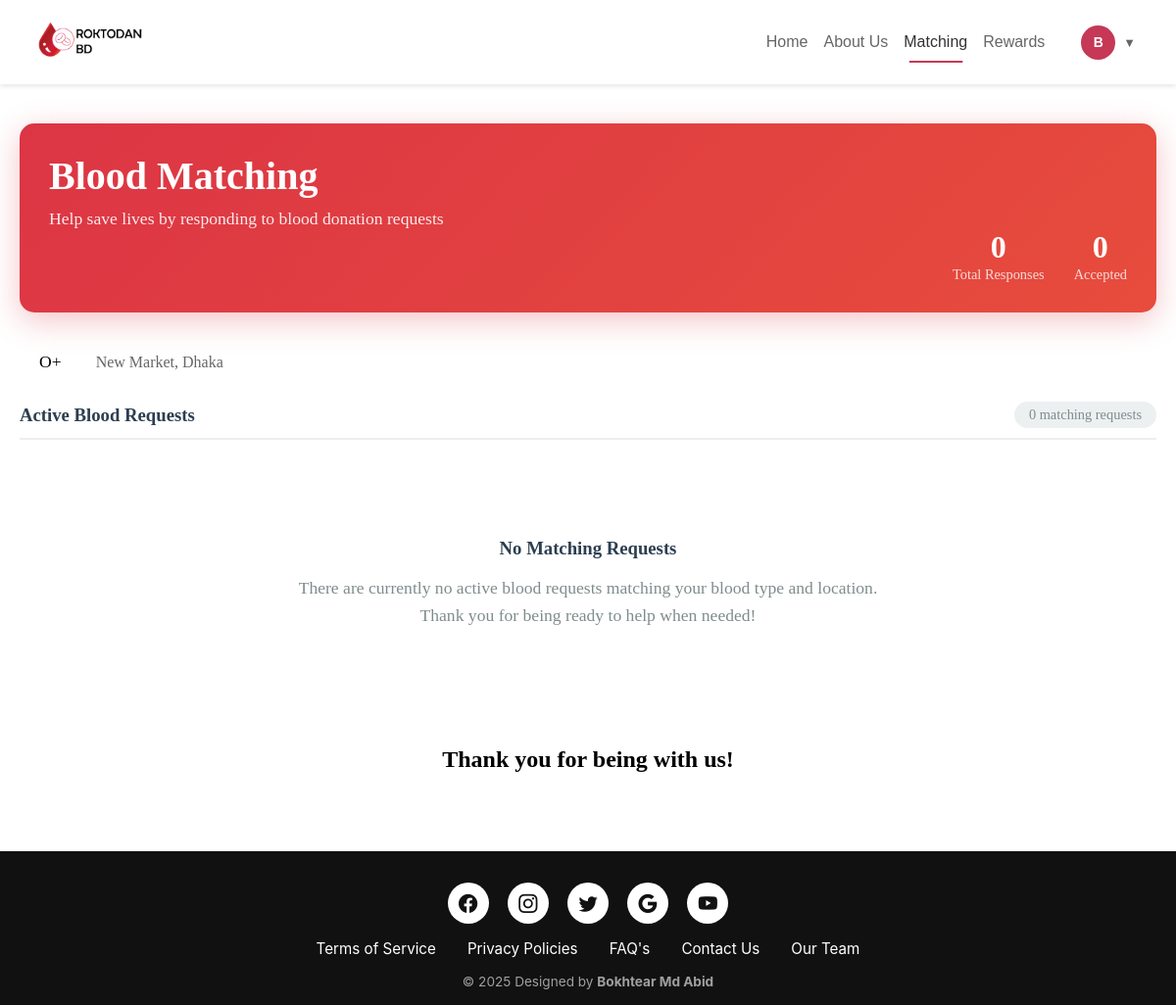
Screenshot of /matching/ (signed in) with the database file from the repository.
### roktodanbdweb/models.py (models this page shows, shortened)
class Donor(models.Model):
    BLOOD_GROUP_CHOICES = [
        ('A+', 'A+'),
        ('A-', 'A-'),
        ('B+', 'B+'),
        ('B-', 'B-'),
        ('AB+', 'AB+'),
        ('AB-', 'AB-'),
        ('O+', 'O+'),
        ('O-', 'O-'),
    ]
    MONTH_CHOICES = [
        ('January', 'January'),
        ('February', 'February'),
        ('March', 'March'),
        ('April', 'April'),
        ('May', 'May'),
        ('June', 'June'),
        ('July', 'July'),
        ('August', 'August'),
        ('September', 'September'),
        ('October', 'October'),
        ('November', 'November'),
        ('December', 'December'),
    ]
    THANA_CHOICES = [
        ('Adabar', 'Adabar'),
        ('Badda', 'Badda'),
        ('Banani', 'Banani'),
        ('Baridhara', 'Baridhara'),
        ('Dhanmondi', 'Dhanmondi'),
        ('Gulshan', 'Gulshan'),
        ('Hatirjheel', 'Hatirjheel'),
        ('Kafrul', 'Kafrul'),
        ('Kalabagan', 'Kalabagan'),
        ('Khilgaon', 'Khilgaon'),
        ('Khilkhet', 'Khilkhet'),
        ('Mirpur', 'Mirpur'),
        ('Mohammadpur', 'Mohammadpur'),
        ('Motijheel', 'Motijheel'),
        ('New Market', 'New Market'),
        ('Old Dhaka', 'Old Dhaka'),
        ('Pallabi', 'Pallabi'),
        ('Ramna', 'Ramna'),
        ('Rampura', 'Rampura'),
        ('Sabujbagh', 'Sabujbagh'),
        ('Shah Ali', 'Shah Ali'),
        ('Sher-e-Bangla Nagar', 'Sher-e-Bangla Nagar'),
        ('Tejgaon', 'Tejgaon'),
        ('Uttara', 'Uttara'),
        ('Wari', 'Wari'),
    ]
    POST_OFFICE_CHOICES = [
        ('Dhaka GPO', 'Dhaka GPO'),
        ('Banani', 'Banani'),
        ('Dhanmondi', 'Dhanmondi'),
        ('Gulshan', 'Gulshan'),
        ('Mirpur', 'Mirpur'),
        ('Mohammadpur', 'Mohammadpur'),
        ('Motijheel', 'Motijheel'),
        ('New Market', 'New Market'),
        ('Old Dhaka', 'Old Dhaka'),
        ('Ramna', 'Ramna'),
        ('Tejgaon', 'Tejgaon'),
        ('Uttara', 'Uttara'),
        ('Wari', 'Wari'),
    ]
    user = models.OneToOneField(
        User,
        on_delete=models.CASCADE,
        related_name='donor',
        null=True,
        blank=True,
        help_text="Associated user account"
    )
    phone_number = models.CharField(
        max_length=15,
        unique=True,
        validators=[MinLengthValidator(10)],
        help_text="Must be unique and at least 10 digits"
    )
    age = models.PositiveIntegerField(
        validators=[MinValueValidator(18), MaxValueValidator(65)],
        help_text="Age must be between 18 and 65 years"
    )
    weight = models.DecimalField(
        max_digits=5,
        decimal_places=1,
        validators=[MinValueValidator(50.0)],
        default=60.0,
        help_text="Weight in kg (minimum 50kg required for donation)"
    )
    blood_group = models.CharField(
        max_length=3,
        choices=BLOOD_GROUP_CHOICES,
        help_text="Donor's blood group"
    )
    house_holding_no = models.CharField(
        max_length=50,
        default='N/A',
        help_text="House holding number"
    )
    road_block = models.CharField(
        max_length=100,
        default='N/A',
        help_text="Road or block name/number"
    )
    thana = models.CharField(
        max_length=50,
        choices=THANA_CHOICES,
        default='Dhaka',
        help_text="Thana/Police station"
    )
    post_office = models.CharField(
        max_length=50,
        choices=POST_OFFICE_CHOICES,
        default='Dhaka GPO',
        help_text="Nearest post office"
    )
    district = models.CharField(
        max_length=50,
        default='Dhaka',
        help_text="District name"
    )
    last_donation_month = models.CharField(
        max_length=20,
        choices=MONTH_CHOICES,
        blank=True,
        null=True,
        help_text="Month of last blood donation (optional)"
    )
    last_donation_year = models.CharField(
        max_length=4,
        blank=True,
        null=True,
        help_text="Year of last blood donation (optional)"
    )
    profile_image = models.ImageField(
        upload_to='donor_images/',
        blank=True,
        null=True,
        help_text="Profile picture (max 5MB)"
    )
    health_declaration = models.BooleanField(
        default=False,
        help_text="Declared good health in past 3 months"
    )
    medication_declaration = models.BooleanField(
        default=False,
        help_text="Not taking medications affecting donation"
    )
    consent_declaration = models.BooleanField(
        default=False,
        help_text="Consent to donate blood"
    )
    registration_date = models.DateTimeField(
        auto_now_add=True,
        help_text="Date and time of registration"
    )
    last_updated = models.DateTimeField(
        auto_now=True,
        help_text="Last profile update"
    )
    is_active = models.BooleanField(
        default=True,
        help_text="Whether the donor profile is active"
    )
    is_available = models.BooleanField(
        default=True,
        help_text="Whether the donor is currently available for donation"
    )
    class Meta:
        verbose_name = "Donor"
        verbose_name_plural = "Donors"
        ordering = ['-registration_date']
        indexes = [
            models.Index(fields=['blood_group']),
            models.Index(fields=['thana']),
            models.Index(fields=['district']),
            models.Index(fields=['is_active', 'is_available']),
        ]

### roktodanbdweb/views.py (the view)
# urls.py: path('matching/', views.matching, name='matching'),
@login_required
def matching(request):
    try:
        donor = get_object_or_404(Donor, user=request.user)
    except Donor.DoesNotExist:
        messages.error(request, "Donor profile not found. Please complete your registration.")
        return redirect('donor_registration')
    compatible_requests = BloodRequest.objects.filter(
        blood_group_needed=donor.blood_group,
        thana=donor.thana,
        status='active'
    ).exclude(
        donor_responses__donor=donor
    ).order_by('-urgency_level', '-created_at')
    recent_responses = DonorResponse.objects.filter(
        donor=donor
    ).select_related('blood_request', 'blood_request__recipient').order_by('-response_date')[:10]
    total_responses = DonorResponse.objects.filter(donor=donor).count()
    accepted_responses = DonorResponse.objects.filter(donor=donor, response='accept').count()
    context = {
        'donor': donor,
        'compatible_requests': compatible_requests,
        'recent_responses': recent_responses,
        'total_responses': total_responses,
        'accepted_responses': accepted_responses,
    }
    return render(request, 'matching.html', context)

### templates/matching.html (shortened to what this page needs)
{% extends 'base.html' %}
{% load static %}
{% block extra_css %}
<link rel="stylesheet" href="{% static 'css/matching.css' %}">
{% endblock %}
{% block content %}
<div class="matching-container">
    <div class="matching-header">
        <div class="row align-items-center">
            <div class="col-md-8">
                <h2 class="page-title">
                    Blood Matching
                </h2>
                <p class="page-subtitle">Help save lives by responding to blood donation requests</p>
            </div>
            <div class="col-md-4">
                <div class="donor-stats">
                    <div class="stat-item">
                        <span class="stat-number">{{ total_responses }}</span>
                        <span class="stat-label">Total Responses</span>
                    </div>
                    <div class="stat-item">
                        <span class="stat-number">{{ accepted_responses }}</span>
                        <span class="stat-label">Accepted</span>
                    </div>
                </div>
            </div>
        </div>
    </div>
    <div class="blood-type-badge mb-4">
        <span class="badge blood-group-{{ donor.blood_group|lower }}">
            {{ donor.blood_group }}
        </span>
        <span class="location-text">
            {{ donor.thana }}, {{ donor.district }}
        </span>
    </div>
    <div class="requests-section">
        <div class="section-header">
            <h3>Active Blood Requests</h3>
            <span class="request-count">{{ compatible_requests|length }} matching request{{ compatible_requests|length|pluralize }}</span>
        </div>
        {% if compatible_requests %}
            <div class="requests-grid">
                {% for request in compatible_requests %}
                <div class="request-card urgency-{{ request.urgency_level }}">
                    <div class="request-header">
                        <div class="urgency-badge urgency-{{ request.urgency_level }}">
                            {% if request.urgency_level == 'critical' %}
                                <i class="fas fa-exclamation-triangle"></i> CRITICAL
                            {% elif request.urgency_level == 'high' %}
                                <i class="fas fa-exclamation-circle"></i> HIGH
                            {% elif request.urgency_level == 'medium' %}
                                <i class="fas fa-info-circle"></i> MEDIUM
                            {% else %}
                                <i class="fas fa-circle"></i> LOW
                            {% endif %}
                        </div>
                        <div class="blood-group-needed">{{ request.blood_group_needed }}</div>
                    </div>
                    <div class="request-body">
                        <div class="patient-info">
                            <h4>{{ request.patient_name }}</h4>
                            <p class="patient-details">
                                <i class="fas fa-user me-1"></i>Age: {{ request.patient_age }} years
                                {% if request.medical_condition %}
                                    <br><i class="fas fa-notes-medical me-1"></i>{{ request.medical_condition }}
                                {% endif %}
                            </p>
                        </div>
                        <div class="hospital-info">
                            <p><i class="fas fa-hospital me-2"></i>{{ request.hospital_name }}</p>
                            <p><i class="fas fa-map-marker-alt me-2"></i>{{ request.thana }}, {{ request.district }}</p>
                        </div>
                        <div class="contact-info">
                            <p><i class="fas fa-user me-2"></i>{{ request.contact_person }}</p>
                            <p><i class="fas fa-phone me-2"></i>{{ request.contact_number }}</p>
                        </div>
                        <div class="time-info">
                            <div class="needed-by">
                                <i class="fas fa-clock me-1"></i>Needed by:
                                <strong>{{ request.needed_by_date|date:"M d, Y H:i" }}</strong>
                            </div>
                            <div class="time-remaining {{ request.urgency_level }}">
                                {{ request.time_remaining }} remaining
                            </div>
                        </div>
                        {% if request.additional_notes %}
                        <div class="additional-notes">
                            <p><i class="fas fa-sticky-note me-1"></i>{{ request.additional_notes }}</p>
                        </div>
                        {% endif %}
                    </div>
                    <div class="request-actions">
                        <button class="btn btn-accept" onclick="showResponseModal({{ request.id }}, 'accept')">
                            <i class="fas fa-check me-2"></i>Accept
                        </button>
                        <button class="btn btn-refuse" onclick="showResponseModal({{ request.id }}, 'refuse')">
                            <i class="fas fa-times me-2"></i>Refuse
                        </button>
                        <button class="btn btn-details" onclick="toggleDetails({{ request.id }})">
                            <i class="fas fa-info-circle me-2"></i>Details
                        </button>
                    </div>
                </div>
                {% endfor %}
            </div>
        {% else %}
            <div class="no-requests">
                <h3>No Matching Requests</h3>
                <p>There are currently no active blood requests matching your blood type and location.</p>
                <p>Thank you for being ready to help when needed!</p>
            </div>
        {% endif %}
    </div>
    <div style="text-align: center; padding: 60px 0 40px 0;">
        <h2>Thank you for being with us!</h2>
    </div>
</div>
{% endblock %}

### templates/navbar.html (shortened to what this page needs)
{% load static %}
<nav class="rd-navbar">
    <div class="rd-navbar-container">
        <div class="rd-nav-brand">
            <a href="/" class="rd-logo-link">
                <img src="{% static 'images/logo_3.png' %}" alt="RoktoDan BD Logo" class="rd-logo">
            </a>
        </div>
        <div class="rd-nav-menu-container">
            <ul class="rd-nav-menu">
                <li><a href="/" class="rd-nav-link {% if request.resolver_match.url_name == 'home' or request.resolver_match.url_name == None %}active{% endif %}">Home</a></li>
                <li><a href="{% url 'about_us' %}" class="rd-nav-link {% if request.resolver_match.url_name == 'about_us' %}active{% endif %}">About Us</a></li>
                {% if user.is_authenticated %}
                    {% if user.donor %}
                        <li><a href="{% url 'matching' %}" class="rd-nav-link {% if request.resolver_match.url_name == 'matching' %}active{% endif %}">Matching</a></li>
                        <li><a href="{% url 'rewards' %}" class="rd-nav-link {% if request.resolver_match.url_name == 'rewards' %}active{% endif %}">Rewards</a></li>
                    {% else %}
                        <li><a href="{% url 'find_blood' %}" class="rd-nav-link {% if request.resolver_match.url_name == 'find_blood' %}active{% endif %}">Find Blood</a></li>
                    {% endif %}
                {% else %}
                    <li><a href="{% url 'find_blood' %}" class="rd-nav-link {% if request.resolver_match.url_name == 'find_blood' %}active{% endif %}">Find Blood</a></li>
                {% endif %}
            </ul>
            {% if user.is_authenticated %}
                <div class="rd-user-dropdown">
                    <div class="rd-user-icon">
                        <div class="rd-avatar">
                            <span class="rd-user-initial">{{ user.first_name.0|default:user.username.0|upper }}</span>
                        </div>
                        <span class="rd-dropdown-arrow">▼</span>
                    </div>
                </div>
            {% else %}
                <a href="{% url 'login' %}" class="rd-login-btn">Log In</a>
            {% endif %}
        </div>
    </div>
</nav>

### rows the page displays
Donor: blood_group "O+", thana "New Market", district "Dhaka"

### other values shown
{{ user.first_name.0|default:user.username.0|upper }} "B"
{{ total_responses }} "0"
{{ accepted_responses }} "0"
{{ compatible_requests|length }} "0"
